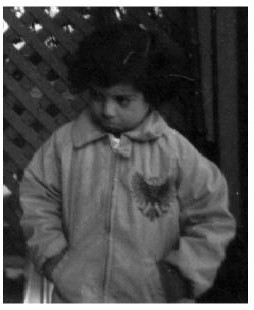
#> input picture signal_system/images/pout.jpg, 254 x 310 px
$ jupyter execute signal_to_noise_ratio.ipynb
#> lines starting #> are read from the running program, lines starting #| are printed output that depends on the picture; long printed decimals are rounded
# Signal-to-noise Ratio
The signal-to-noise ratio (SNR) is a measure of the strength of a signal compared to the level of background noise present in the signal. It is expressed as a ratio of the power of the signal to the power of the noise, often measured in decibels (dB).

A high SNR indicates that the signal is stronger relative to the noise, while a low SNR indicates that the signal is weaker and harder to distinguish from the noise.
In digital image processing, a high SNR means that the image has a high level of detail and is free from visual noise, while a low SNR can result in grainy or blurred images.

The Signal-to-Noise Ratio (SNR) equation can be written as:

$ \text{SNR (dB)} = 10 \cdot \log_{10} \left( \frac{\text{Signal Power}}{\text{Noise Power}} \right) $

This equation calculates the SNR in decibels (dB), where:
- $\text{Signal Power}$ is the power of the signal of interest.
- $\text{Noise Power}$ is the power of the background noise.
- $\log_{10}$ is the base-10 logarithm, used to express the ratio in decibels.

The SNR measures the level of the signal compared to the level of noise. A higher SNR indicates a clearer signal with less noise interference.

[cell 1]
from matplotlib import pyplot as plt
import numpy as np

# Define the signal-to-noise ratio (SNR) formula as a function
def snr(signal, noise):
    return 10 * np.log10(signal / noise)

# Create a figure and axis for plotting
fig, ax = plt.subplots()

# Example values for signal and noise levels
signals = np.array([10, 20, 30, 40, 50])
noises = np.array([5, 10, 5, 10, 5])

# Calculate SNR values
snr_values = snr(signals, noises)

# Plot SNR examples
ax.plot(signals, snr_values, 'o-', label='SNR')

# Annotate the graph with the SNR formula
ax.text(0.5, 0.5, 'SNR = 10 * log10(signal / noise)', transform=ax.transAxes,
        fontsize=14, va='center', ha='center', bbox=dict(facecolor='white', alpha=0.5))

# Set graph labels and title
ax.set_xlabel('Signal Level')
ax.set_ylabel('SNR (dB)')
ax.set_title('Signal to Noise Ratio (SNR) Examples')
ax.legend()

# Show grid
ax.grid(True)

# Save the figure
plt.show()
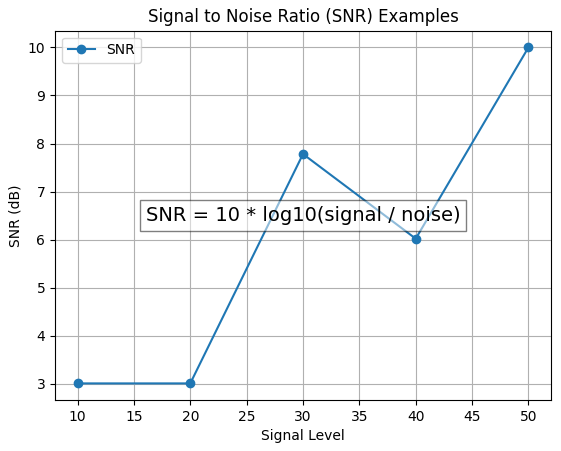
#> figure drawn by matplotlib, 1 panel

# Peak signal-to-noise ratio
Peak signal-to-noise ratio (PSNR) shows the ratio between the maximum possible power of a signal and the power of the same image with noise. PSNR is usually expressed in logarithmic decibel scale.

$MSE =1/m*n \sum_{i=0}^{m-1} \sum_{j=0}^{n-1}  [   Image( i,j)  -NoisyImage( i,j)  ]  ^2
$

$PSNR =10* \log_{10} \Bigg(MAXI^2/MSE\Bigg)$

### Explanation

1. **Loading the Image**: The original image `ref` is loaded from a file.
2. **Adding Noise**: Two types of noise are demonstrated - salt & pepper and Gaussian. The `amount` parameter for salt & pepper and `mean`, `var` for Gaussian control the noise intensity.
3. **Calculating MSE**: The Mean Squared Error is calculated between the noisy and the original images. It measures the average squared difference between the original and noisy pixel values.
   - **MSE Equation**: $ MSE = \frac{1}{MN} \sum_{i=1}^{M} \sum_{j=1}^{N} (A(i,j) - ref(i,j))^2 $
4. **Calculating PSNR**: The Peak Signal-to-Noise Ratio is a measure of the peak signal power to the power of the distortion (noise) and is expressed in decibels (dB).
   - **PSNR Equation**: $ PSNR = 10 \cdot \log_{10} \left( \frac{MAXI^2}{MSE} \right) $
   where $MAXI$ is the maximum possible pixel value of the image.
5. **Displaying Images**: The original, noisy, and squared error images can be displayed for visual comparison.
6. **Using `skimage.metrics` for PSNR**: This library provides a straightforward method to calculate PSNR, offering an alternative to manual calculation.

This translated code performs similar operations in Python as the original MATLAB code, showing how to work with image noise, calculate MSE, and evaluate PSNR for assessing image quality.

[cell 2]
from skimage import io, util, metrics
import numpy as np

# Load an image (example with a placeholder path)
ref = io.imread('images/pout.jpg')
#> ref is the input picture: shape (310, 254, 3); min 0, max 255, mean 76.2

# Add salt & pepper noise
A_sp = util.random_noise(ref, mode='s&p', amount=0.02)
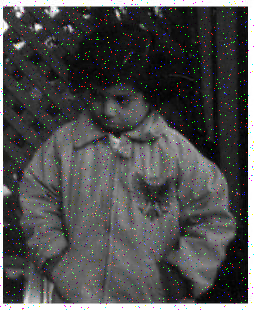
#> A_sp: shape (310, 254, 3) float64; mean R, G, B 0.303, 0.303, 0.303

# Or, add Gaussian noise
A_gaussian = util.random_noise(ref, mode='gaussian', mean=0, var=0.003)
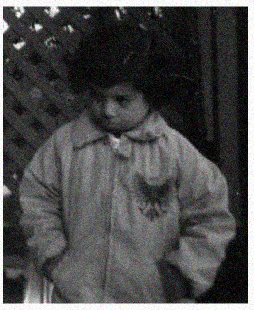
#> A_gaussian: shape (310, 254, 3) float64; mean R, G, B 0.298, 0.298, 0.299

# Calculate MSE
M, N = ref.shape[:2]  # Assuming grayscale; for color images, handle channels accordingly
#> M = 310; N = 254
SE = (A_sp.astype(float) - ref.astype(float)) ** 2  # Squared Error for salt & pepper example
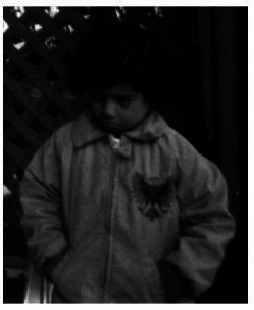
#> SE: shape (310, 254, 3) float64; mean R, G, B 9719.8, 9719.8, 9719.8; drawn with min black and max white
MSE = np.sum(SE) / (M * N)
#> MSE = 29159.4

MAXI = 255
PSNR = 10 * np.log10((MAXI**2) / MSE)
#> PSNR = 3.48

# Display images and SE (using matplotlib.pyplot.imshow for example)
# imshow(A_sp, []), imshow(ref, []), imshow(SE, [])

# Compute PSNR using skimage.metrics (for the salt & pepper example)
peaksnr = metrics.peak_signal_noise_ratio(ref, A_sp, data_range=ref.max() - ref.min())
#> peaksnr = 8.25
print(f'\nThe Peak-SNR value is {peaksnr}')
#| The Peak-SNR value is 8.254

SE_gaussian = (A_gaussian.astype(float) - ref.astype(float)) ** 2
SE_gaussian_normalized = SE_gaussian / SE_gaussian.max()


fig, axes = plt.subplots(1, 3, figsize=(15, 5))
axes[0].imshow(ref, cmap='gray')
axes[0].set_title('Original Image')
axes[0].axis('off')

axes[1].imshow(A_gaussian, cmap='gray')
axes[1].set_title('Image with Gaussian Noise')
axes[1].axis('off')

axes[2].imshow(SE_gaussian_normalized, cmap='gray')
axes[2].set_title('Squared Error')
axes[2].axis('off')

plt.show()
